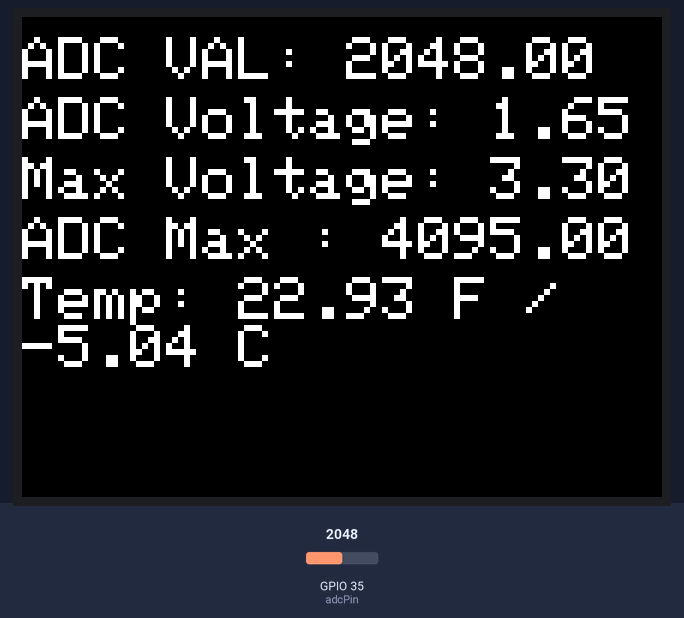
This sketch was run on a simulated ESP32. Parts: 320×240 colour display. Inputs (shaded band) come from the test bench; at power-on: GPIO 35 (adcPin) = 2048. What the sketch prints to the serial monitor is not drawn.

Above: at 1.4 s.
1.5 s: GPIO 35 (adcPin) set to 2866
At 2.7 s:
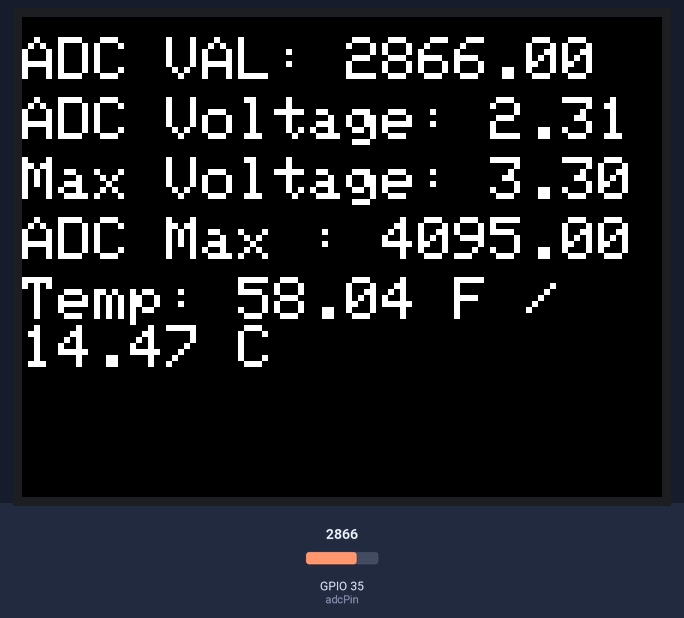
3.0 s: GPIO 35 (adcPin) set to 3603
At 4.1 s:
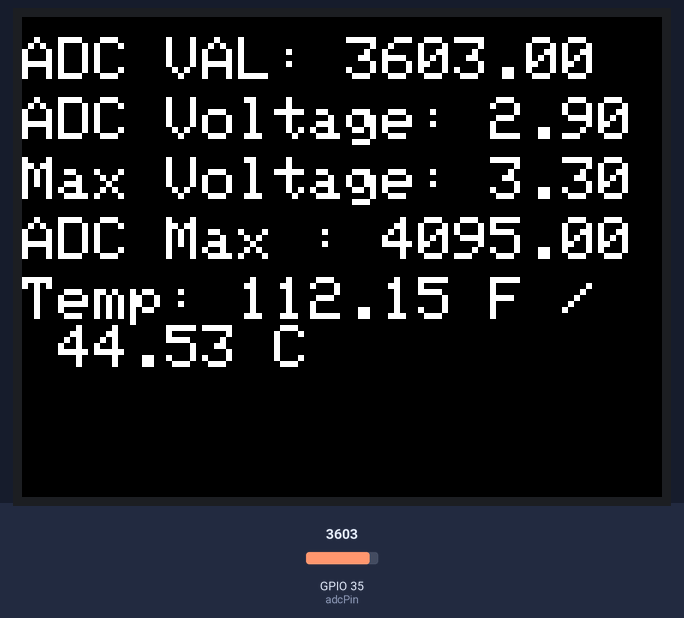
4.6 s: GPIO 35 (adcPin) set to 4095
At 5.8 s:
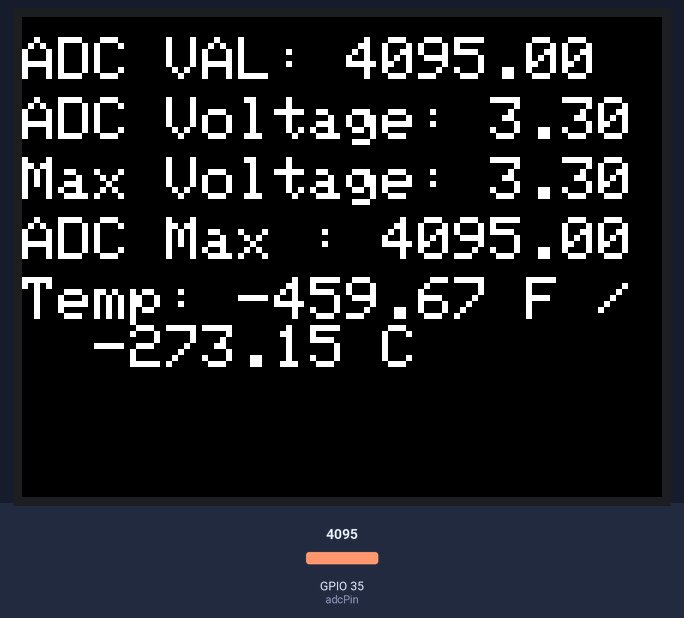
Timing chart, 0 to 7.6 s (numbered marks = the images above; inputs shaded):
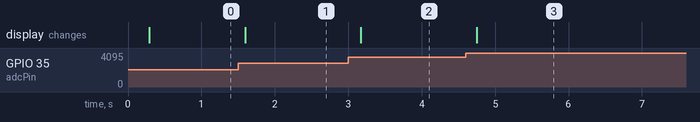

Measured:
- after the input at 1.5 s, the display: changes after 0.10 s (image 1)
- after the input at 3.0 s, the display: changes after 0.17 s (image 2)
- after the input at 4.6 s, the display: changes after 0.15 s (image 3)

The sketch:

lab6.1.ino
```cpp
#include <M5Core2.h>
/* Lab 6.1
  David Shamas
  July 9th 2025
  david.loadingexperiment@gmail.com

*/

//Pin
const int adcPin = 35;

//adc stands for analog to digital converter
//Takes an analog signal and convert it to digital between 10-4095
float adcVal = 0;
//Using float for a decimal and this will tell the voltage value
float voltVal =0;
//Max adc Value
float adcMax = 4095.0;
//max voltage
float voltMax = 3.3;

//Resistor Value
float R1 = 35100;
float R2, T, Tc, Tf;

//Formula's
const float c1 = 1.009249522e-03;
const float c2 = 2.378405444e-04;
const float c3 = 2.019202697e-07;

void setup() {
  //start moniter
  Serial.begin(9600);
  //start library
  M5.begin();
  //set up pin
  pinMode(adcPin, INPUT);
  //screen black
  M5.Lcd.fillScreen(BLACK);
  //make text size bigger
  M5.Lcd.setTextSize(3);
}

void loop() {
  //analog value
  adcVal = analogRead(adcPin);
  //thermistor calculations
  R2 = R1 * ((adcMax - adcVal) / adcVal);

  // Convert resistance to temperature using formulas
  float logR2 = log(R2);
  T = 1.0 / (c1 + c2 * logR2 + c3 * pow(logR2, 3));
  // Celsius
  Tc = T - 273.15;
  // Fahrenheit
  Tf = Tc * 9.0 / 5.0 + 32.0;

  Serial.println(T);
  M5.Lcd.setCursor(0,10);
  M5.Lcd.printf("ADC VAL: %.2f", adcVal);

  //ADC to voltage
  voltVal = (adcVal/ adcMax) * voltMax;
  M5.Lcd.setCursor(0,40);
  M5.Lcd.printf("ADC Voltage: %.2f",voltVal);

  M5.Lcd.setCursor(0,70);
  M5.Lcd.printf("Max Voltage: %.2f", voltMax);

  M5.Lcd.setCursor(0,100);
  M5.Lcd.printf("ADC Max : %.2f", adcMax);

  M5.Lcd.setCursor(0,130);
  M5.Lcd.print("Temp: ");
  //Fahrenheit
  M5.Lcd.print(Tf);
  M5.Lcd.print(" F /  ");
  // Celsius
  M5.Lcd.print(Tc);
  M5.Lcd.print(" C");

  delay(200);
}
```
